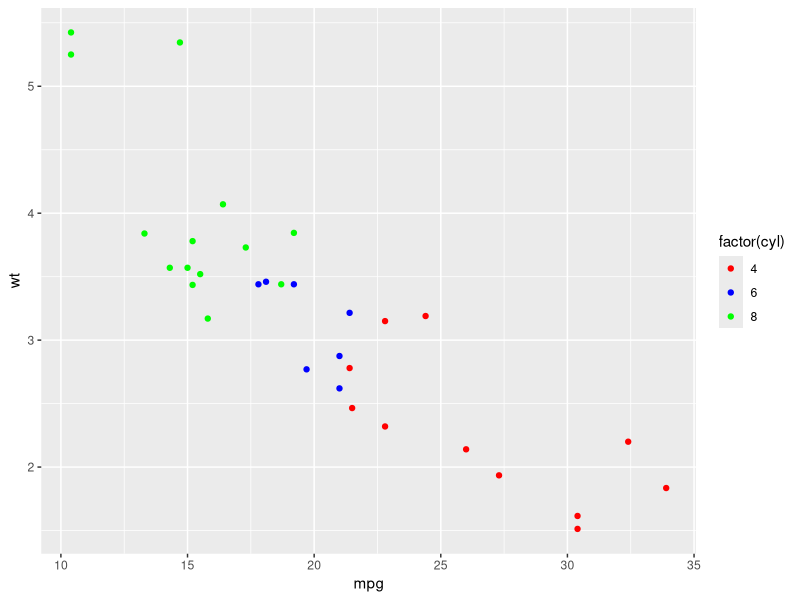
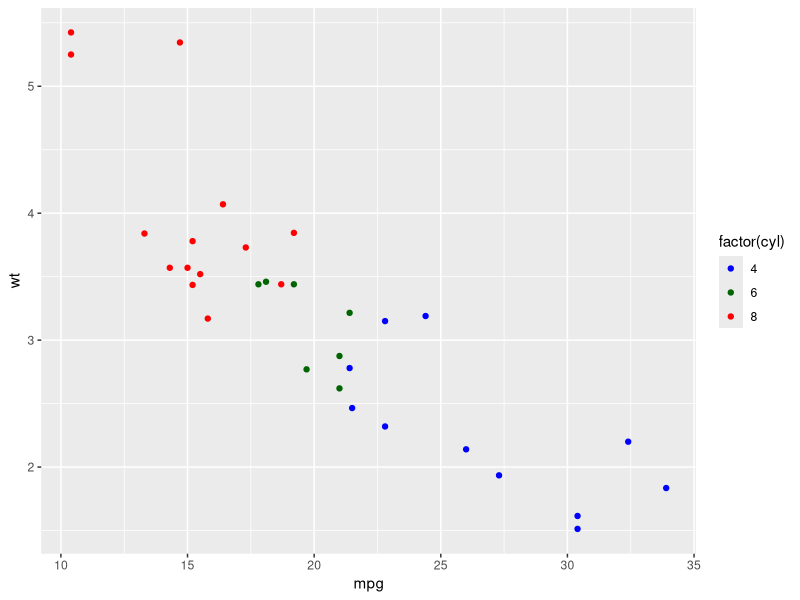
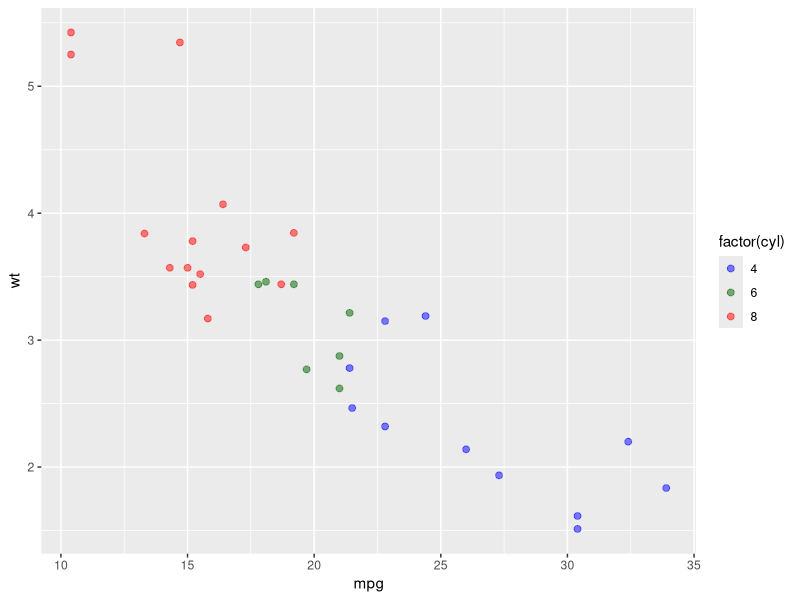
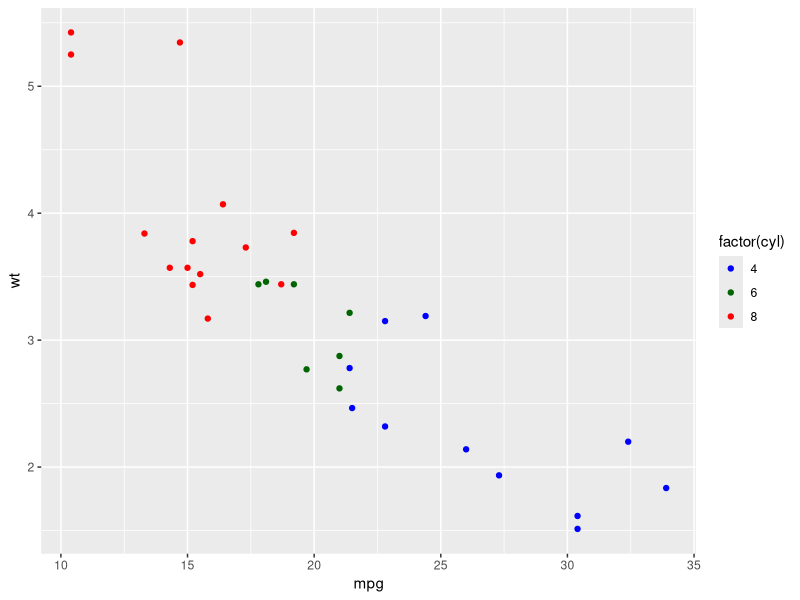
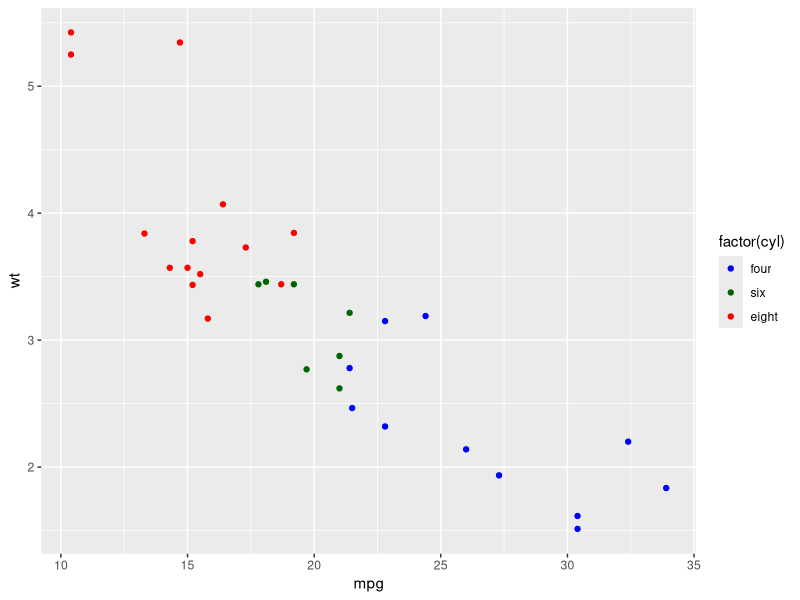
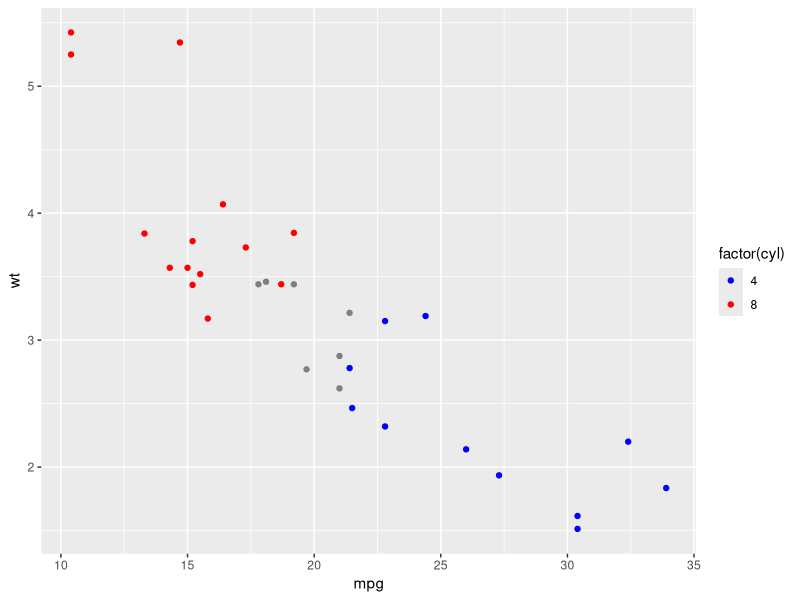
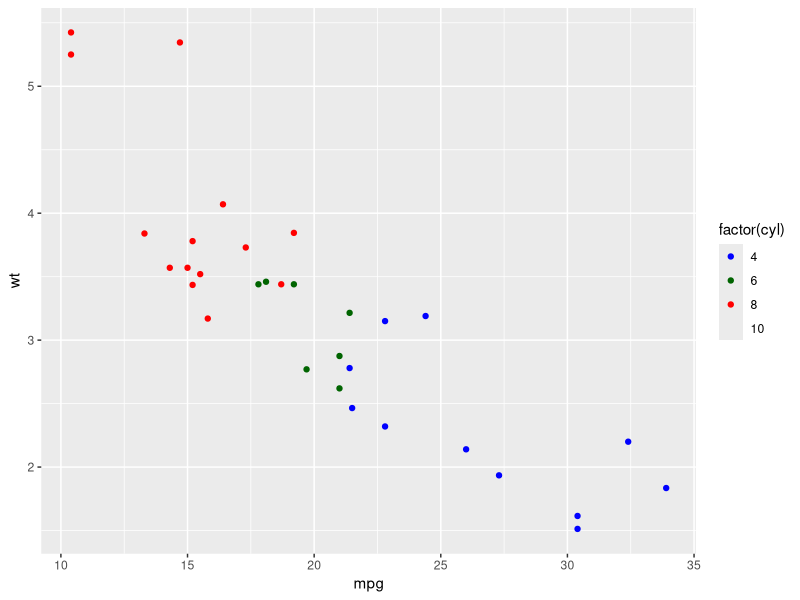

Generate these figures, in order, with R:
library(ggplot2)


### Name: scale_manual
### Title: Create your own discrete scale
### Aliases: scale_colour_manual scale_fill_manual scale_size_manual
###   scale_shape_manual scale_linetype_manual scale_alpha_manual
###   scale_discrete_manual scale_color_manual

### ** Examples

p <- ggplot(mtcars, aes(mpg, wt)) +
  geom_point(aes(colour = factor(cyl)))
p + scale_colour_manual(values = c("red", "blue", "green"))

# It's recommended to use a named vector
cols <- c("8" = "red", "4" = "blue", "6" = "darkgreen", "10" = "orange")
p + scale_colour_manual(values = cols)

# You can set color and fill aesthetics at the same time
ggplot(
  mtcars,
  aes(mpg, wt, colour = factor(cyl), fill = factor(cyl))
) +
  geom_point(shape = 21, alpha = 0.5, size = 2) +
  scale_colour_manual(
    values = cols,
    aesthetics = c("colour", "fill")
  )

# As with other scales you can use breaks to control the appearance
# of the legend.
p + scale_colour_manual(values = cols)
p + scale_colour_manual(
  values = cols,
  breaks = c("4", "6", "8"),
  labels = c("four", "six", "eight")
)

# And limits to control the possible values of the scale
p + scale_colour_manual(values = cols, limits = c("4", "8"))
p + scale_colour_manual(values = cols, limits = c("4", "6", "8", "10"))
